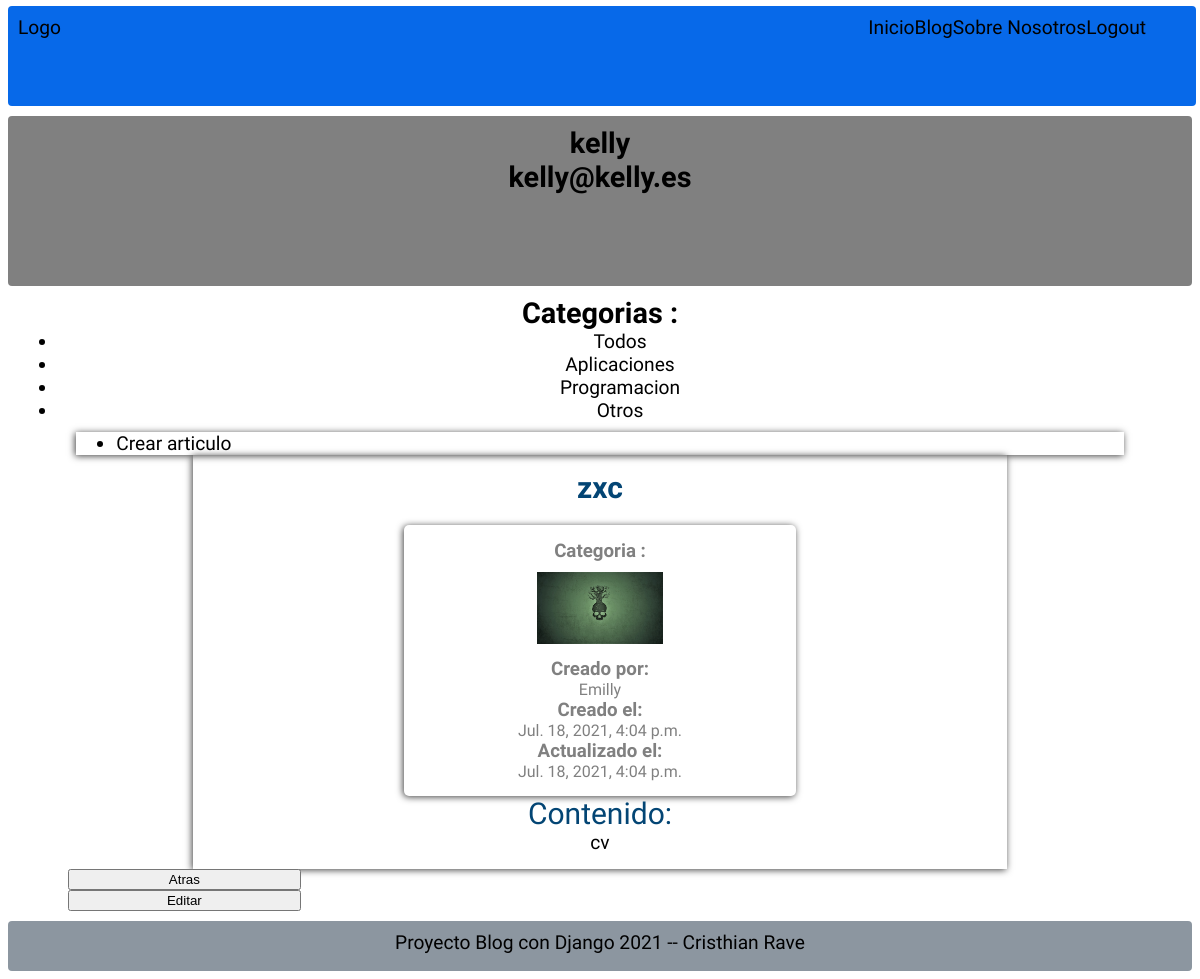
The app's page /blog/zxc2 (signed in), older data.
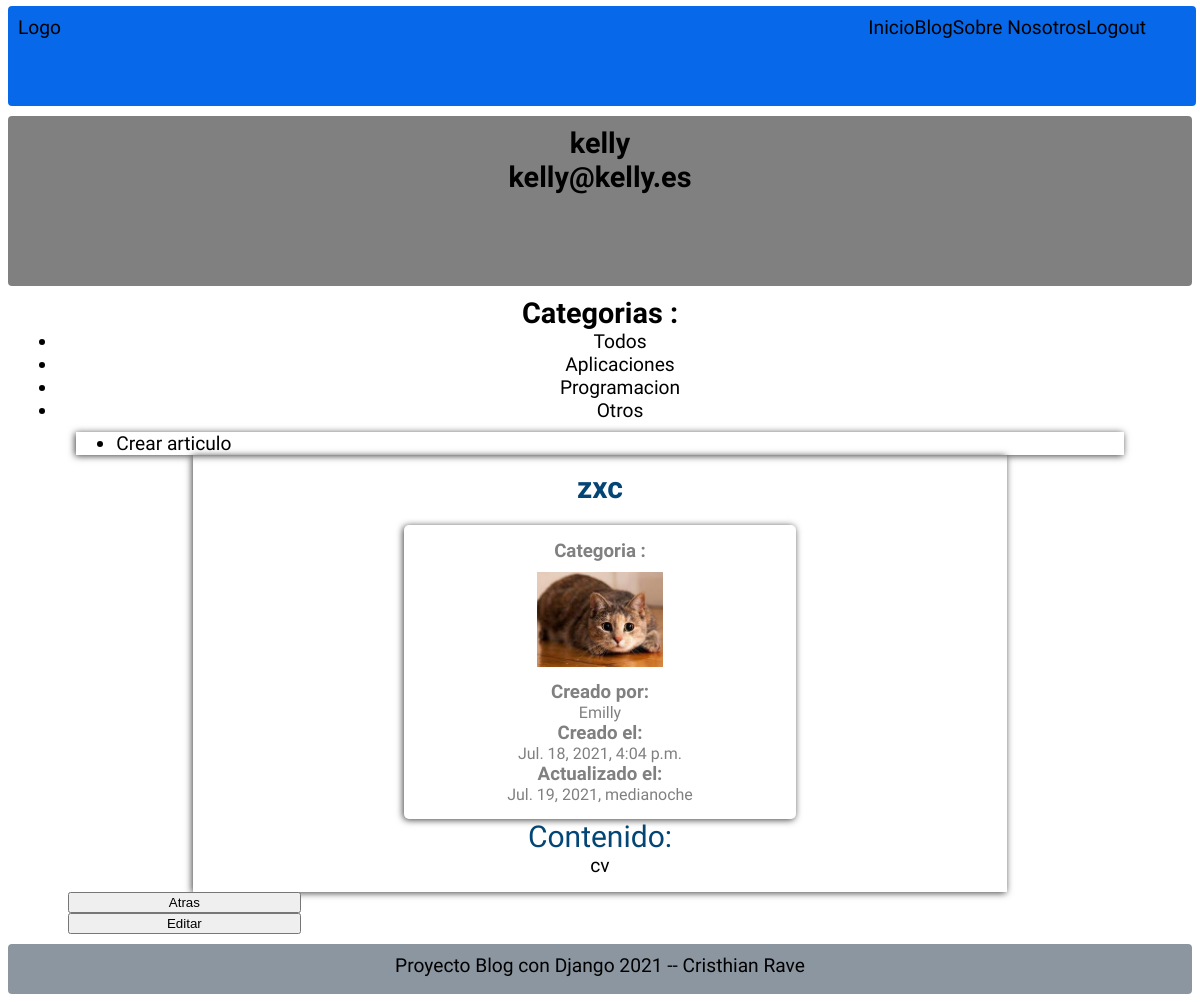
The same page, newer data.
### Pages/models.py (models this page shows, shortened)
class Category(models.Model):
    name = models.CharField(max_length=100, verbose_name='Nombre')
    description = models.CharField(max_length=255, verbose_name='Descripcion')
    created_at = models.DateTimeField(
        auto_now_add=True, verbose_name='Creado el ')
    class Meta:
        verbose_name = "Categoria"
        verbose_name_plural = "Categorias"

class Page(models.Model):
    title = models.CharField(max_length=50, verbose_name='Titulo')
    content = RichTextField(verbose_name='Contenido')
    image = models.ImageField(
        default='fondo.jpg', verbose_name='Imagen', upload_to="articles")
    slug = models.CharField(unique=True, max_length=150,
                            verbose_name='Url_Amigable')
    user = models.ForeignKey(User, verbose_name='Usuario',
                             editable=False, on_delete=models.CASCADE)
    categories = models.ManyToManyField(
        Category, verbose_name='Categorias', blank=True)  # Clave ajena de Category
    public = models.BooleanField(verbose_name='Publico')
    created_at = models.DateTimeField(
        auto_now_add=True, verbose_name='Creado el ')
    updated_at = models.DateTimeField(
        auto_now=True, verbose_name='Actualizado el ')
    class Meta:
        verbose_name = "Articulo"
        verbose_name_plural = "Articulos"
        ordering = ['-created_at']

### Pages/views.py (the view)
# urls.py: path('blog/<str:slug>', views.blog_p, name='Blog_p'),
@login_required(login_url='/login')
def blog_p(request, slug):
    blog_p = Page.objects.get(slug=slug)
    return render(request, 'posts/entrada_individual.html', {
        "blog": blog_p,
    })

### Pages/context_processors.py (called while the page is built)
def get_categories(request):
    categories_use = Page.objects.filter(
        public=True).values_list('categories', flat=True)
    categories = Category.objects.filter(id__in=categories_use).values_list(
        'id', 'name')
    return {
        'categories': categories,
        'ids': categories_use,
    }

### Pages/templates/posts/entrada_individual.html (shortened to what this page needs)
{% extends 'layouts/layout.html' %}
{% block content %}
{% include 'posts/for_categories.html' %}
<div Class="box-blog-individual">
    <div class="conten-box-article ">
        <h1 class="titles">{{blog.title}}</h1>
        <div class="date-individual">
            <h3>Categoria : </h3>
            {% if blog.image != 'null' and blog.image.url|length >= 1 %}
                <div>
                    <img class="image-individual" src="{{blog.image.url}}">
                </div>
            {% else %}
            <div class="div-image">
            </div>
            {% endif %}
                <h3>Creado por: </h3>{{blog.user}}
                <h3>Creado el: </h3>{{blog.created_at}}
                <h3>Actualizado el: </h3>{{blog.updated_at}}
        </div>
        <p class="titles">Contenido: </p>
        {{blog.content|safe}}
    </div>
</div>
<a href="{% url 'Blog' %}">
    <input type="button" class="bottom-form" value="Atras">
</a>
<a href="{% url 'Editar-articulo' slug=blog.slug %}">
    <input type="button" class="bottom-form" value="Editar">
</a>
{% endblock %}

### Mainapp/templates/layouts/layout.html (shortened to what this page needs)
<!DOCTYPE html>
<html lang="es">
<head>
    <link rel="stylesheet" href="../../static/CSS/styles.css">
</head>
<body class="grid-container">
    <header class="header">
        <nav class="nav">
            <a href="/admin" class="nav-li__link">Logo</a>
            <ul class="nav-menu">
                <li class="nav-li">
                    <a href="{% url 'Inicio' %}" class="nav-li__link">Inicio</a>
                </li>
                {% if user.id %}
                <li class="nav-li">
                    <a href="{% url 'Blog' %}" class="nav-li__link">Blog</a>
                </li>
                <li class="nav-li">
                    <a href="{% url 'Sobre_nosotros' %}" class="nav-li__link">Sobre Nosotros</a>
                </li>
                <li class="nav-li">
                    <a href="{% url 'Logout' %}" class="nav-li__link">Logout</a>
                </li>
                {% endif %}
            </ul>
        </nav>
    </header>
    <aside class="sidebar">
        {% if user.id is None %}
        <h1>No has iniciado sesion</h1>
        {% else %}
        <h1>{{user}}</h1>
        <h1>{{user.email}}</h1>
        {% endif %}
    </aside>
    <article class="main">
        {% block content %} {% endblock %}
    </article>
    <footer class="footer">
        <p>Proyecto Blog con Django 2021 -- Cristhian Rave</p>
    </footer>
</body>
</html>

### Pages/templates/posts/for_categories.html
<div class="main-categories">
    <div class="main-categories__category">
        <h2>Categorias : </h2>
        <ul>
            <li>
                <a href="{% url 'Blog' %}" class="category-link">Todos</a>
            </li>
            {% for c in categories %}
            <li>
                <a href="{% url 'Category' c.0  %}" class="category-link">{{c.1}}</a>
            </li>
            {% endfor %}
        </ul>
    </div>
    <div class="category">
        <ul>
            <li>
                <a href="{% url 'Crear-articulo' %}">Crear articulo</a>
            </li>
        </ul>
    </div>
</div>

### Mainapp/static/CSS/styles.css (style rules this page uses)
* { box-sizing: border-box; margin: 0; }
html { height: 100%; }
body { font-family: "Public Sans", sans-serif; font-size: 1.2rem; min-height: 100%; padding: 6px 8px 8px 8px; }
a { text-decoration: none; color: black; }
.category-create, .category { width: 90%; height: auto; box-shadow: -1px 1px 7px 0px rgb(0 0 0 / 75%); margin: auto; margin-top: 10px; display: flex; flex-direction: column; align-items: flex-start; padding: inherit; }
.titles { font-size: 30px; color: #034574; }
.conten-box-article, .content-box { width: 100%; height: auto; padding: 15px; justify-content: center; display: flex; flex-wrap: wrap; }
.conten-box-article { flex-direction: column; }
.box-blog-individual { width: 70%; margin: auto; box-shadow: -1px 1px 7px 0px rgba(0, 0, 0, 0.75); display: flex; }
.bottom-form { width: 20%; display: block; margin-left: 50px; }
.date-individual, .date { width: 90%; margin: auto; margin-top: 20px; display: block; color: gray; font-size: 16px; padding: 15px; border-radius: 5px; box-shadow: -1px 1px 7px 0px rgba(0, 0, 0, 0.75); }
.date-individual { width: 50% }
.image-individual { width: 35%; margin: 10px; }
.grid-container>* { border-radius: 4px; padding: 10px; text-align: center; }
.header { grid-area: header; background-color: #85aedd; }
.nav { grid-area: nav; }
.sidebar { grid-area: sidebar; background-color: gray; }
.main { grid-area: main; }
.footer { grid-area: footer; background-color: #8c96a0; }
.grid-container { display: grid; grid-template: "header header" 80px "sidebar sidebar" 200px "main main" auto "footer footer " 50px / auto 200px; }
.header { background-color: #0769e9; height: 100px; position: fixed; width: 99%; }
.sidebar { margin-top: 30px; }
.nav { display: flex; justify-content: space-between; margin: 0 auto; height: 80px; }
.nav-menu { display: flex; margin-right: 40px; list-style: none; }

Row changes from the older to the newer data that the page shows:
changed Page "zxc": image: a different picture; updated_at "Jul. 18, 2021, 4:04 p.m." → "Jul. 19, 2021, medianoche"
